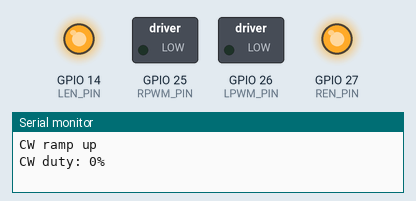
Bench run of a sketch on a simulated ESP32. Parts: switched loads named in the sketch (green lamp = pin HIGH), output pins drawn as LEDs (lit = HIGH), the last lines printed to the serial monitor.

Above: at 1.05 s.
At 9.35 s:
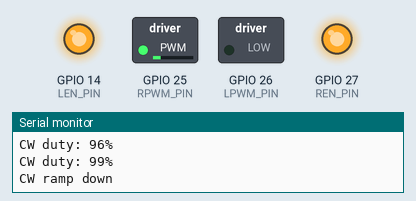
At 14.65 s:
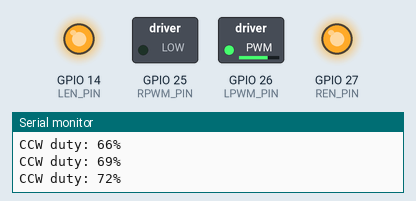
At 20.05 s:
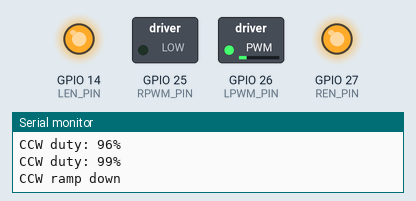
Timing chart, 0 to 28.7 s (numbered marks = the images above):
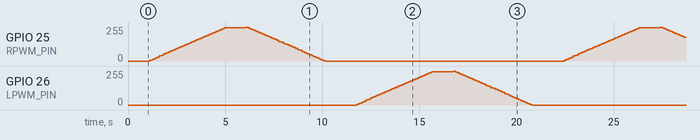

The sketch:

BTS7960.ino
```cpp
#include <Arduino.h>

// ESP32 pins for the BTS7960 driver.
// Picked to avoid common boot strapping pins.
constexpr uint8_t RPWM_PIN = 25;
constexpr uint8_t LPWM_PIN = 26;
constexpr uint8_t REN_PIN = 27;
constexpr uint8_t LEN_PIN = 14;

constexpr uint8_t RPWM_CHANNEL = 0;
constexpr uint8_t LPWM_CHANNEL = 1;
constexpr uint32_t PWM_FREQUENCY_HZ = 20000;
constexpr uint8_t PWM_RESOLUTION_BITS = 8;
constexpr uint8_t PWM_MAX_DUTY = 255;

constexpr uint8_t TARGET_MAX_PERCENT = 100;
constexpr uint8_t RAMP_STEP_PERCENT = 3;
constexpr unsigned long STEP_DELAY_MS = 120;
constexpr unsigned long HOLD_AT_MAX_MS = 1000;
constexpr unsigned long CYCLE_PAUSE_MS = 1500;

#if ESP_ARDUINO_VERSION_MAJOR >= 3
void attachPwmPin(uint8_t pin, uint8_t channel) {
  ledcAttachChannel(pin, PWM_FREQUENCY_HZ, PWM_RESOLUTION_BITS, channel);
}

void writePwmDuty(uint8_t pin, uint8_t channel, int duty) {
  (void)channel;
  ledcWrite(pin, duty);
}
#else
void attachPwmPin(uint8_t pin, uint8_t channel) {
  ledcSetup(channel, PWM_FREQUENCY_HZ, PWM_RESOLUTION_BITS);
  ledcAttachPin(pin, channel);
}

void writePwmDuty(uint8_t pin, uint8_t channel, int duty) {
  (void)pin;
  ledcWrite(channel, duty);
}
#endif

uint8_t percentToDuty(uint8_t percent) {
  if (percent > 100) {
    percent = 100;
  }
  return static_cast<uint8_t>((static_cast<uint16_t>(PWM_MAX_DUTY) * percent) /
                              100);
}

void setMotorDuty(int duty) {
  duty = constrain(duty, -static_cast<int>(PWM_MAX_DUTY),
                   static_cast<int>(PWM_MAX_DUTY));

  if (duty > 0) {
    writePwmDuty(RPWM_PIN, RPWM_CHANNEL, duty);
    writePwmDuty(LPWM_PIN, LPWM_CHANNEL, 0);
  } else if (duty < 0) {
    writePwmDuty(RPWM_PIN, RPWM_CHANNEL, 0);
    writePwmDuty(LPWM_PIN, LPWM_CHANNEL, -duty);
  } else {
    writePwmDuty(RPWM_PIN, RPWM_CHANNEL, 0);
    writePwmDuty(LPWM_PIN, LPWM_CHANNEL, 0);
  }
}

void stopMotor() { setMotorDuty(0); }

void rampDirection(bool clockwise) {
  Serial.println(clockwise ? "CW ramp up" : "CCW ramp up");

  for (uint8_t percent = 0; percent <= TARGET_MAX_PERCENT;
       percent += RAMP_STEP_PERCENT) {
    int duty = percentToDuty(percent);
    setMotorDuty(clockwise ? duty : -duty);

    Serial.print(clockwise ? "CW duty: " : "CCW duty: ");
    Serial.print(percent);
    Serial.println("%");

    delay(STEP_DELAY_MS);
  }

  delay(HOLD_AT_MAX_MS);

  Serial.println(clockwise ? "CW ramp down" : "CCW ramp down");

  for (int percent = TARGET_MAX_PERCENT; percent >= 0;
       percent -= RAMP_STEP_PERCENT) {
    int duty = percentToDuty(static_cast<uint8_t>(percent));
    setMotorDuty(clockwise ? duty : -duty);
    delay(STEP_DELAY_MS);
  }

  stopMotor();
  delay(CYCLE_PAUSE_MS);
}

void setup() {
  Serial.begin(115200);
  delay(1000);

  pinMode(REN_PIN, OUTPUT);
  pinMode(LEN_PIN, OUTPUT);
  digitalWrite(REN_PIN, HIGH);
  digitalWrite(LEN_PIN, HIGH);

  attachPwmPin(RPWM_PIN, RPWM_CHANNEL);
  attachPwmPin(LPWM_PIN, LPWM_CHANNEL);

  stopMotor();

  Serial.println("BTS7960 motor test ready.");
  Serial.println(
      "Sequence: 0 -> 100% CW, back to 0, then 0 -> 100% CCW, back to 0.");
}

void loop() {
  rampDirection(true);
  rampDirection(false);
}
```
